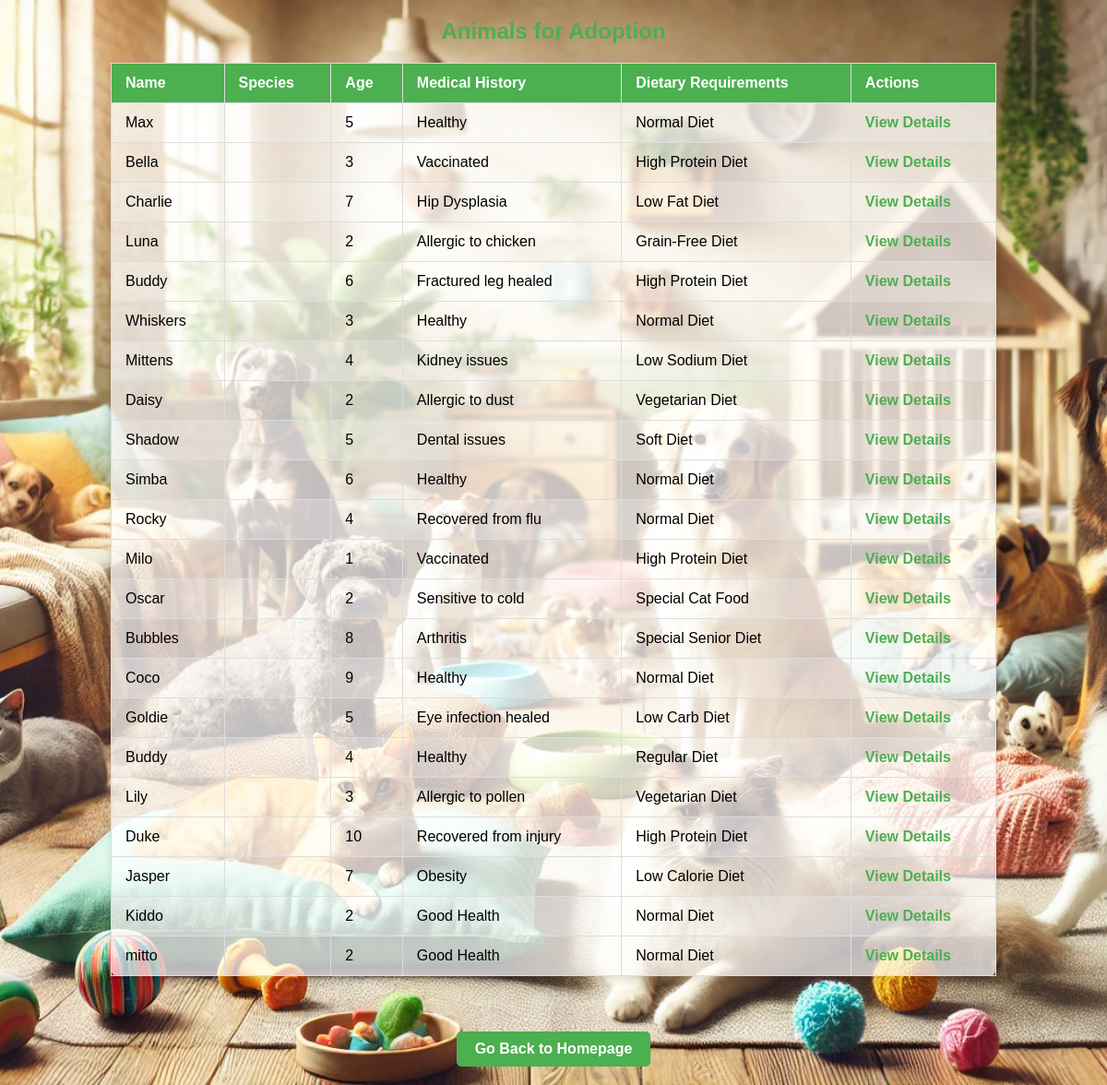
Screenshot of /view_animals.php with the database file from the repository.
### tables this page shows
CREATE TABLE `animals` (
  `animalID` int(11) NOT NULL,
  `name` varchar(50) NOT NULL,
  `animalType` varchar(20) NOT NULL,
  `age` int(11) DEFAULT NULL,
  `medicalHistory` text DEFAULT NULL,
  `dietaryRequirements` text DEFAULT NULL,
  `adoptionStatus` varchar(20) DEFAULT 'Not Adopted'
);

### view_animals.php (the view, shortened to what this page needs)
<?php
include 'db.php';
$query = "SELECT * FROM Animals";
$result = mysqli_query($conn, $query);
?>
<!DOCTYPE html>
<html lang="en">
<head>
</head>
<body>
    <h2>Animals for Adoption</h2>
    <table>
        <tr>
            <th>Name</th>
            <th>Species</th>
            <th>Age</th>
            <th>Medical History</th>
            <th>Dietary Requirements</th>
            <th>Actions</th>
        </tr>
        <?php while ($row = mysqli_fetch_assoc($result)): ?>
        <tr>
            <td><?php echo $row['name']; ?></td>
            <td><?php echo $row['species']; ?></td>
            <td><?php echo $row['age']; ?></td>
            <td><?php echo $row['medicalHistory']; ?></td>
            <td><?php echo $row['dietaryRequirements']; ?></td>
            <td><a href="animal_details.php?id=<?php echo $row['animalID']; ?>">View Details</a></td>
        </tr>
        <?php endwhile; ?>
    </table>
    <div class="container">
        <a href="index.php">Go Back to Homepage</a>
    </div>
</body>
</html>

### view_animals.php (style rules this page uses)
body { font-family: Arial, sans-serif; background-image: url('assets/images/aa.webp'); background-size: cover; background-attachment: fixed; background-position: center; color: white; margin: 0; padding: 0; }
h2 { text-align: center; margin-top: 20px; color: #4CAF50; }
table { width: 80%; margin: 20px auto; border-collapse: collapse; background-color: rgba(255, 255, 255, 0.7); box-shadow: 0 4px 8px rgba(0, 0, 0, 0.1); border-radius: 8px; }
th, td { padding: 12px 15px; text-align: left; border: 1px solid #ddd; }
th { background-color: #4CAF50; color: white; }
td { color: black; }
tr:nth-child(even) { background-color: rgba(255, 255, 255, 0.2); }
a { text-decoration: none; color: #4CAF50; font-weight: bold; transition: color 0.3s ease; }
.container { padding: 20px; text-align: center; }
.container a { padding: 10px 20px; background-color: #4CAF50; color: white; border-radius: 5px; text-decoration: none; margin-top: 20px; display: inline-block; transition: background-color 0.3s ease; }

### rows the page displays
animals: name "Max", age "5", medicalHistory "Healthy", dietaryRequirements "Normal Diet"
animals: name "Bella", age "3", medicalHistory "Vaccinated", dietaryRequirements "High Protein Diet"
animals: name "Charlie", age "7", medicalHistory "Hip Dysplasia", dietaryRequirements "Low Fat Diet"
animals: name "Luna", age "2", medicalHistory "Allergic to chicken", dietaryRequirements "Grain-Free Diet"
animals: name "Buddy", age "6", medicalHistory "Fractured leg healed", dietaryRequirements "High Protein Diet"
animals: name "Whiskers", age "3", medicalHistory "Healthy", dietaryRequirements "Normal Diet"
animals: name "Mittens", age "4", medicalHistory "Kidney issues", dietaryRequirements "Low Sodium Diet"
animals: name "Daisy", age "2", medicalHistory "Allergic to dust", dietaryRequirements "Vegetarian Diet"
animals: name "Shadow", age "5", medicalHistory "Dental issues", dietaryRequirements "Soft Diet"
animals: name "Simba", age "6", medicalHistory "Healthy", dietaryRequirements "Normal Diet"
animals: name "Rocky", age "4", medicalHistory "Recovered from flu", dietaryRequirements "Normal Diet"
animals: name "Milo", age "1", medicalHistory "Vaccinated", dietaryRequirements "High Protein Diet"
animals: name "Oscar", age "2", medicalHistory "Sensitive to cold", dietaryRequirements "Special Cat Food"
animals: name "Bubbles", age "8", medicalHistory "Arthritis", dietaryRequirements "Special Senior Diet"
animals: name "Coco", age "9", medicalHistory "Healthy", dietaryRequirements "Normal Diet"
animals: name "Goldie", age "5", medicalHistory "Eye infection healed", dietaryRequirements "Low Carb Diet"
animals: name "Buddy", age "4", medicalHistory "Healthy", dietaryRequirements "Regular Diet"
animals: name "Lily", age "3", medicalHistory "Allergic to pollen", dietaryRequirements "Vegetarian Diet"
animals: name "Duke", age "10", medicalHistory "Recovered from injury", dietaryRequirements "High Protein Diet"
animals: name "Jasper", age "7", medicalHistory "Obesity", dietaryRequirements "Low Calorie Diet"
animals: name "Kiddo", age "2", medicalHistory "Good Health", dietaryRequirements "Normal Diet"
animals: name "mitto", age "2", medicalHistory "Good Health", dietaryRequirements "Normal Diet"
